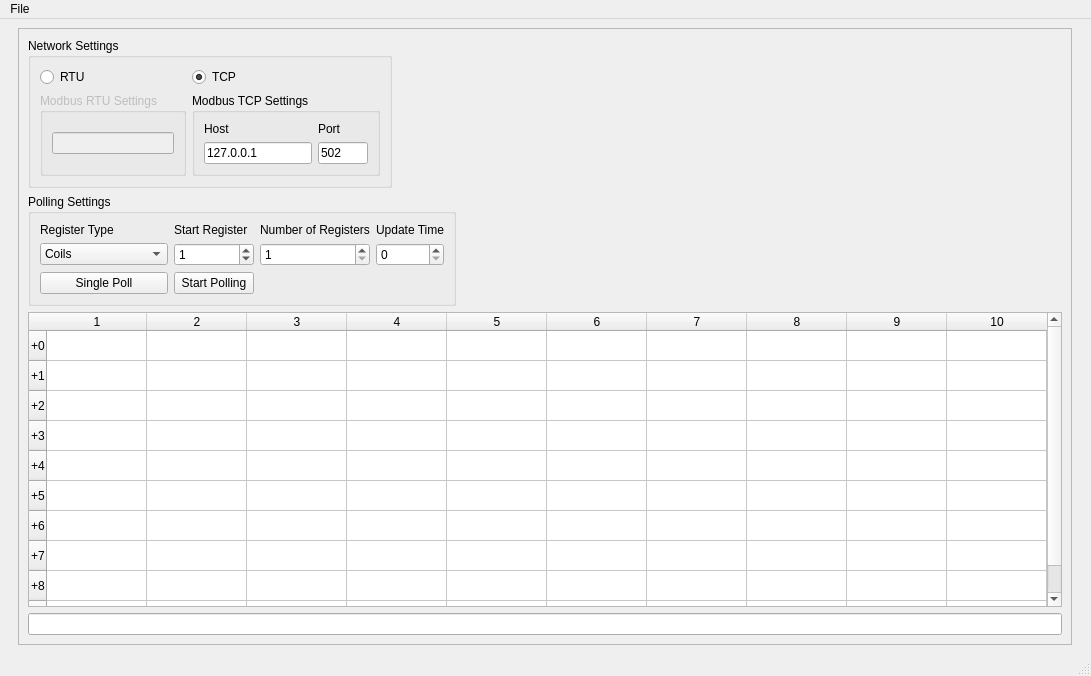
<?xml version="1.0" encoding="UTF-8"?>
<ui version="4.0">
 <class>MainWindow</class>
 <widget class="QMainWindow" name="MainWindow">
  <property name="geometry">
   <rect>
    <x>0</x>
    <y>0</y>
    <width>1091</width>
    <height>676</height>
   </rect>
  </property>
  <property name="sizePolicy">
   <sizepolicy hsizetype="Preferred" vsizetype="Preferred">
    <horstretch>0</horstretch>
    <verstretch>0</verstretch>
   </sizepolicy>
  </property>
  <property name="windowTitle">
   <string>MainWindow</string>
  </property>
  <widget class="QWidget" name="centralwidget">
   <layout class="QGridLayout" name="gridLayout">
    <item row="0" column="0">
     <widget class="QFrame" name="mainFrame">
      <property name="sizePolicy">
       <sizepolicy hsizetype="Maximum" vsizetype="Maximum">
        <horstretch>0</horstretch>
        <verstretch>0</verstretch>
       </sizepolicy>
      </property>
      <property name="frameShape">
       <enum>QFrame::StyledPanel</enum>
      </property>
      <property name="frameShadow">
       <enum>QFrame::Raised</enum>
      </property>
      <layout class="QGridLayout" name="gridLayout_3">
       <item row="4" column="0">
        <widget class="QLineEdit" name="consoleLineEdit">
         <property name="enabled">
          <bool>true</bool>
         </property>
         <property name="readOnly">
          <bool>true</bool>
         </property>
        </widget>
       </item>
       <item row="2" column="0">
        <widget class="QGroupBox" name="pollingSettingsGroupBox">
         <property name="sizePolicy">
          <sizepolicy hsizetype="Maximum" vsizetype="Maximum">
           <horstretch>0</horstretch>
           <verstretch>0</verstretch>
          </sizepolicy>
         </property>
         <property name="title">
          <string>Polling Settings</string>
         </property>
         <layout class="QGridLayout" name="gridLayout_4">
          <item row="1" column="2">
           <widget class="QSpinBox" name="startRegisterSpinBox">
            <property name="sizePolicy">
             <sizepolicy hsizetype="Minimum" vsizetype="Fixed">
              <horstretch>0</horstretch>
              <verstretch>0</verstretch>
             </sizepolicy>
            </property>
            <property name="value">
             <number>1</number>
            </property>
           </widget>
          </item>
          <item row="0" column="4">
           <widget class="QLabel" name="numberOfRegistersLabel">
            <property name="sizePolicy">
             <sizepolicy hsizetype="Minimum" vsizetype="Preferred">
              <horstretch>0</horstretch>
              <verstretch>0</verstretch>
             </sizepolicy>
            </property>
            <property name="text">
             <string>Number of Registers</string>
            </property>
           </widget>
          </item>
          <item row="0" column="0">
           <widget class="QLabel" name="registerTypeLabel">
            <property name="sizePolicy">
             <sizepolicy hsizetype="Maximum" vsizetype="Maximum">
              <horstretch>0</horstretch>
              <verstretch>0</verstretch>
             </sizepolicy>
            </property>
            <property name="text">
             <string>Register Type</string>
            </property>
           </widget>
          </item>
          <item row="1" column="4">
           <widget class="QSpinBox" name="numberOfRegistersSpinBox">
            <property name="sizePolicy">
             <sizepolicy hsizetype="Minimum" vsizetype="Fixed">
              <horstretch>0</horstretch>
              <verstretch>0</verstretch>
             </sizepolicy>
            </property>
            <property name="toolTip">
             <string/>
            </property>
            <property name="minimum">
             <number>1</number>
            </property>
            <property name="maximum">
             <number>100</number>
            </property>
           </widget>
          </item>
          <item row="0" column="2">
           <widget class="QLabel" name="startRegisterLabel">
            <property name="sizePolicy">
             <sizepolicy hsizetype="Minimum" vsizetype="Preferred">
              <horstretch>0</horstretch>
              <verstretch>0</verstretch>
             </sizepolicy>
            </property>
            <property name="text">
             <string>Start Register</string>
            </property>
           </widget>
          </item>
          <item row="1" column="0">
           <widget class="QComboBox" name="registerTypeComboBox">
            <property name="sizePolicy">
             <sizepolicy hsizetype="Maximum" vsizetype="Maximum">
              <horstretch>0</horstretch>
              <verstretch>0</verstretch>
             </sizepolicy>
            </property>
            <item>
             <property name="text">
              <string>Coils</string>
             </property>
            </item>
            <item>
             <property name="text">
              <string>Discrete Inputs</string>
             </property>
            </item>
            <item>
             <property name="text">
              <string>Input Registers</string>
             </property>
            </item>
            <item>
             <property name="text">
              <string>Holding Registers</string>
             </property>
            </item>
           </widget>
          </item>
          <item row="0" column="6">
           <widget class="QLabel" name="updateTimeLabel">
            <property name="sizePolicy">
             <sizepolicy hsizetype="Minimum" vsizetype="Fixed">
              <horstretch>0</horstretch>
              <verstretch>0</verstretch>
             </sizepolicy>
            </property>
            <property name="text">
             <string>Update Time</string>
            </property>
           </widget>
          </item>
          <item row="1" column="6">
           <widget class="QSpinBox" name="updateTimeSpinBox">
            <property name="sizePolicy">
             <sizepolicy hsizetype="Minimum" vsizetype="Fixed">
              <horstretch>0</horstretch>
              <verstretch>0</verstretch>
             </sizepolicy>
            </property>
            <property name="maximum">
             <number>999999</number>
            </property>
           </widget>
          </item>
          <item row="2" column="0">
           <widget class="QPushButton" name="singlePollPushButton">
            <property name="text">
             <string>Single Poll</string>
            </property>
           </widget>
          </item>
          <item row="2" column="2">
           <widget class="QPushButton" name="startPollingPushButton">
            <property name="text">
             <string>Start Polling</string>
            </property>
           </widget>
          </item>
         </layout>
        </widget>
       </item>
       <item row="3" column="0">
        <widget class="QTableWidget" name="pollTable">
         <property name="enabled">
          <bool>true</bool>
         </property>
         <property name="sizePolicy">
          <sizepolicy hsizetype="Preferred" vsizetype="Preferred">
           <horstretch>0</horstretch>
           <verstretch>0</verstretch>
          </sizepolicy>
         </property>
         <property name="minimumSize">
          <size>
           <width>0</width>
           <height>0</height>
          </size>
         </property>
         <property name="maximumSize">
          <size>
           <width>1050</width>
           <height>350</height>
          </size>
         </property>
         <property name="sizeAdjustPolicy">
          <enum>QAbstractScrollArea::AdjustToContents</enum>
         </property>
         <property name="showGrid">
          <bool>true</bool>
         </property>
         <property name="gridStyle">
          <enum>Qt::SolidLine</enum>
         </property>
         <property name="sortingEnabled">
          <bool>false</bool>
         </property>
         <property name="columnCount">
          <number>10</number>
         </property>
         <attribute name="horizontalHeaderVisible">
          <bool>true</bool>
         </attribute>
         <attribute name="horizontalHeaderCascadingSectionResizes">
          <bool>false</bool>
         </attribute>
         <attribute name="verticalHeaderShowSortIndicator" stdset="0">
          <bool>false</bool>
         </attribute>
         <attribute name="verticalHeaderStretchLastSection">
          <bool>false</bool>
         </attribute>
         <row>
          <property name="text">
           <string>+0</string>
          </property>
         </row>
         <row>
          <property name="text">
           <string>+1</string>
          </property>
         </row>
         <row>
          <property name="text">
           <string>+2</string>
          </property>
         </row>
         <row>
          <property name="text">
           <string>+3</string>
          </property>
         </row>
         <row>
          <property name="text">
           <string>+4</string>
          </property>
         </row>
         <row>
          <property name="text">
           <string>+5</string>
          </property>
         </row>
         <row>
          <property name="text">
           <string>+6</string>
          </property>
         </row>
         <row>
          <property name="text">
           <string>+7</string>
          </property>
         </row>
         <row>
          <property name="text">
           <string>+8</string>
          </property>
         </row>
         <row>
          <property name="text">
           <string>+9</string>
          </property>
         </row>
         <column>
          <property name="text">
           <string>1</string>
          </property>
         </column>
         <column>
          <property name="text">
           <string>2</string>
          </property>
         </column>
         <column>
          <property name="text">
           <string>3</string>
          </property>
         </column>
         <column>
          <property name="text">
           <string>4</string>
          </property>
         </column>
         <column>
          <property name="text">
           <string>5</string>
          </property>
         </column>
         <column>
          <property name="text">
           <string>6</string>
          </property>
         </column>
         <column>
          <property name="text">
           <string>7</string>
          </property>
         </column>
         <column>
          <property name="text">
           <string>8</string>
          </property>
         </column>
         <column>
          <property name="text">
           <string>9</string>
          </property>
         </column>
         <column>
          <property name="text">
           <string>10</string>
          </property>
         </column>
        </widget>
       </item>
       <item row="0" column="0">
        <widget class="QGroupBox" name="groupBox">
         <property name="sizePolicy">
          <sizepolicy hsizetype="Maximum" vsizetype="Maximum">
           <horstretch>0</horstretch>
           <verstretch>0</verstretch>
          </sizepolicy>
         </property>
         <property name="title">
          <string>Network Settings</string>
         </property>
         <layout class="QGridLayout" name="gridLayout_5">
          <item row="0" column="0">
           <widget class="QRadioButton" name="rtuRadioButton">
            <property name="text">
             <string>RTU</string>
            </property>
           </widget>
          </item>
          <item row="0" column="1">
           <widget class="QRadioButton" name="tcpRadioButton">
            <property name="text">
             <string>TCP</string>
            </property>
            <property name="checked">
             <bool>true</bool>
            </property>
           </widget>
          </item>
          <item row="1" column="0">
           <widget class="QGroupBox" name="rtuSettingsGroupBox">
            <property name="enabled">
             <bool>false</bool>
            </property>
            <property name="title">
             <string>Modbus RTU Settings</string>
            </property>
            <layout class="QGridLayout" name="gridLayout_2">
             <item row="0" column="0">
              <widget class="QLineEdit" name="lineEdit"/>
             </item>
            </layout>
           </widget>
          </item>
          <item row="1" column="1">
           <widget class="QGroupBox" name="tcpSettingsGroupBox">
            <property name="enabled">
             <bool>true</bool>
            </property>
            <property name="title">
             <string>Modbus TCP Settings</string>
            </property>
            <layout class="QGridLayout" name="gridLayout_6">
             <item row="1" column="1">
              <widget class="QLineEdit" name="tcpPortLineEdit">
               <property name="sizePolicy">
                <sizepolicy hsizetype="Fixed" vsizetype="Fixed">
                 <horstretch>0</horstretch>
                 <verstretch>0</verstretch>
                </sizepolicy>
               </property>
               <property name="maximumSize">
                <size>
                 <width>50</width>
                 <height>16777215</height>
                </size>
               </property>
               <property name="text">
                <string>502</string>
               </property>
              </widget>
             </item>
             <item row="1" column="0">
              <widget class="QLineEdit" name="tcpHostLineEdit">
               <property name="text">
                <string>127.0.0.1</string>
               </property>
              </widget>
             </item>
             <item row="0" column="0">
              <widget class="QLabel" name="tcpHostLabel">
               <property name="text">
                <string>Host</string>
               </property>
              </widget>
             </item>
             <item row="0" column="1">
              <widget class="QLabel" name="tcpPortLabel">
               <property name="text">
                <string>Port</string>
               </property>
              </widget>
             </item>
            </layout>
           </widget>
          </item>
         </layout>
        </widget>
       </item>
      </layout>
     </widget>
    </item>
   </layout>
  </widget>
  <widget class="QMenuBar" name="menubar">
   <property name="geometry">
    <rect>
     <x>0</x>
     <y>0</y>
     <width>1091</width>
     <height>21</height>
    </rect>
   </property>
   <widget class="QMenu" name="menuFile">
    <property name="title">
     <string>File</string>
    </property>
    <addaction name="actionExit"/>
   </widget>
   <addaction name="menuFile"/>
  </widget>
  <widget class="QStatusBar" name="statusbar"/>
  <action name="actionExit">
   <property name="text">
    <string>Exit</string>
   </property>
  </action>
 </widget>
 <resources/>
 <connections>
  <connection>
   <sender>tcpRadioButton</sender>
   <signal>clicked(bool)</signal>
   <receiver>tcpSettingsGroupBox</receiver>
   <slot>setEnabled(bool)</slot>
   <hints>
    <hint type="sourcelabel">
     <x>292</x>
     <y>71</y>
    </hint>
    <hint type="destinationlabel">
     <x>292</x>
     <y>121</y>
    </hint>
   </hints>
  </connection>
  <connection>
   <sender>tcpRadioButton</sender>
   <signal>clicked(bool)</signal>
   <receiver>rtuSettingsGroupBox</receiver>
   <slot>setDisabled(bool)</slot>
   <hints>
    <hint type="sourcelabel">
     <x>292</x>
     <y>71</y>
    </hint>
    <hint type="destinationlabel">
     <x>105</x>
     <y>121</y>
    </hint>
   </hints>
  </connection>
  <connection>
   <sender>rtuRadioButton</sender>
   <signal>clicked(bool)</signal>
   <receiver>tcpSettingsGroupBox</receiver>
   <slot>setDisabled(bool)</slot>
   <hints>
    <hint type="sourcelabel">
     <x>105</x>
     <y>71</y>
    </hint>
    <hint type="destinationlabel">
     <x>292</x>
     <y>121</y>
    </hint>
   </hints>
  </connection>
  <connection>
   <sender>rtuRadioButton</sender>
   <signal>clicked(bool)</signal>
   <receiver>rtuSettingsGroupBox</receiver>
   <slot>setEnabled(bool)</slot>
   <hints>
    <hint type="sourcelabel">
     <x>105</x>
     <y>71</y>
    </hint>
    <hint type="destinationlabel">
     <x>105</x>
     <y>121</y>
    </hint>
   </hints>
  </connection>
 </connections>
</ui>
